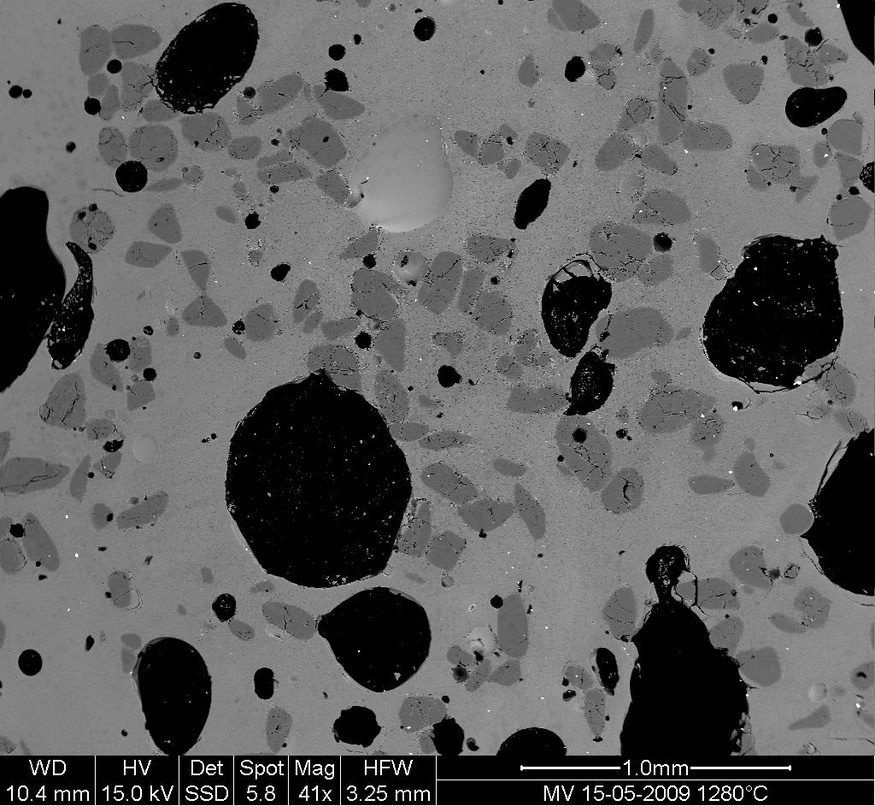
#> input picture interact/files/data/MV_HFV_012.jpg, 875 x 806 px, shrunk from 1024 x 943 before the run, found by its file name
$ jupyter execute answers_image_processing.ipynb
#> lines starting #> are read from the running program, lines starting #| are printed output that depends on the picture; after the words box and inside, x2 and y2 are one past the last pixel; in counts of white or black regions, pixels touching at a corner belong together
# Example of solution for the image processing exercise: unmolten grains in glass

<!---
# To fix parsing of Python block below.
:align: center
-->

## Open the image file

Open the image file `MV_HFV_012.jpg` and display it. Browse through the
keyword arguments in the docstring of `imshow` to display the image with the
"right" orientation (origin in the bottom left corner, and not the upper left
corner as for standard arrays).

[cell 1]
import numpy as np
import matplotlib.pyplot as plt
import scipy as sp

[cell 2]
dat = plt.imread('data/MV_HFV_012.jpg')
#> dat is the input picture: shape (806, 875); min 0, max 255, mean 95

## Crop the image

to remove the lower panel with measure information.

[cell 3]
dat = dat[:-60]
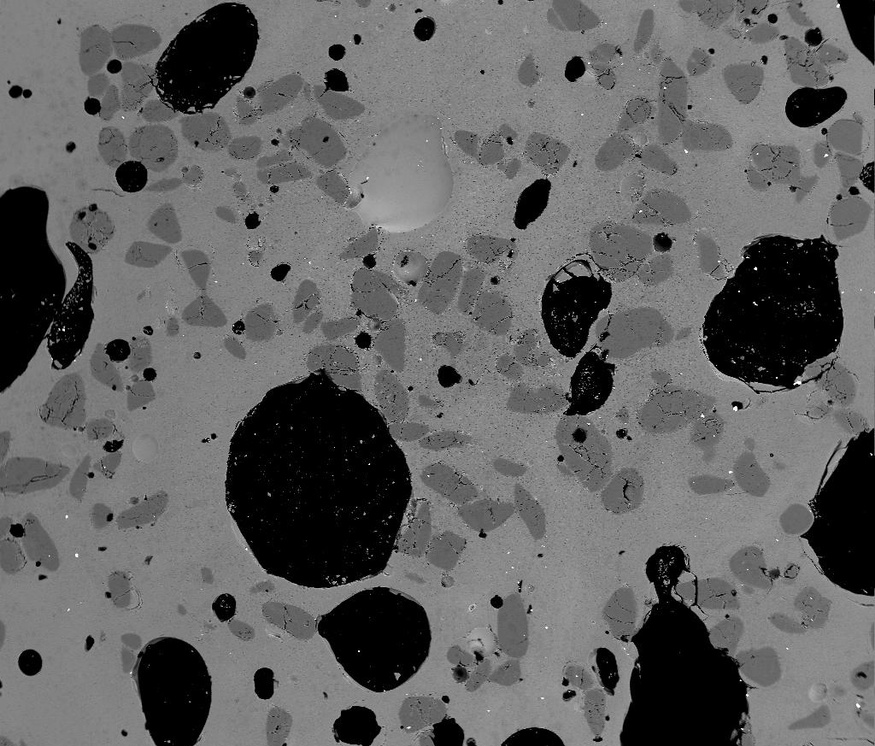
#> dat: shape (746, 875); min 0, max 255, mean 99

## Filter

Slightly filter the image with a median filter in order to refine its
histogram. Check how the histogram changes.

[cell 4]
filtdat = sp.ndimage.median_filter(dat, size=(7,7))
hi_dat = np.histogram(dat, bins=np.arange(256))
hi_filtdat = np.histogram(filtdat, bins=np.arange(256))

<!---
# To fix parsing below.
:align: center
-->

## Determine thresholds

Using the histogram of the filtered image, determine thresholds that allow to
define masks for sand pixels, glass pixels and bubble pixels. Other option
(homework): write a function that determines automatically the thresholds from
the minima of the histogram.

[cell 5]
void = filtdat <= 50
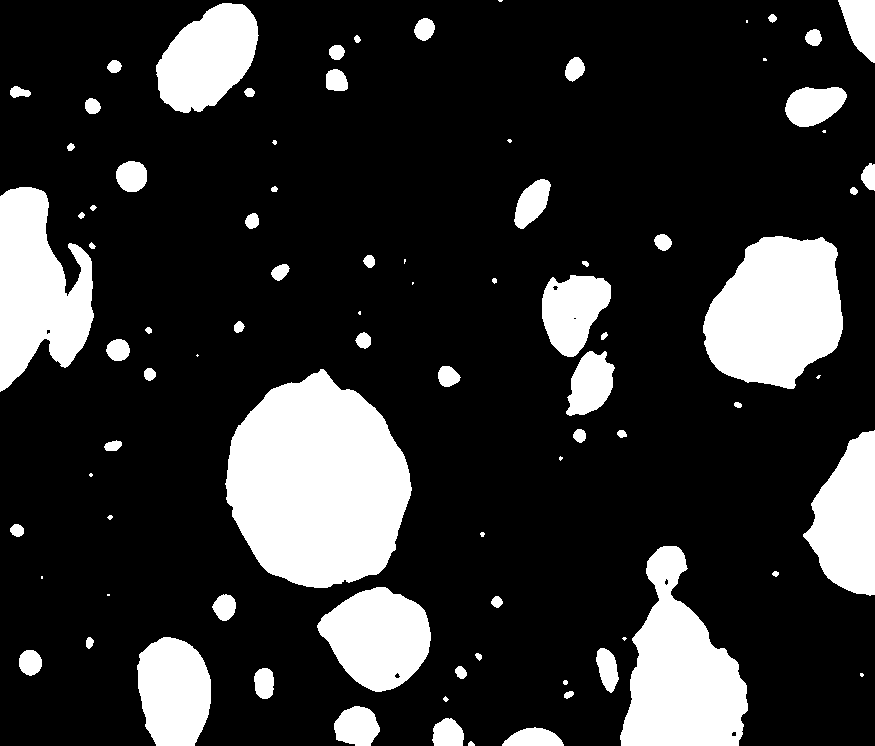
#> void: shape (746, 875) bool; 19.3% white; 85 white regions (18 under 20 px), largest, box (x1, y1, x2, y2) and area: (225, 369, 412, 588) 29915, (703, 236, 843, 389) 16028, (620, 546, 748, 746) 15190
sand = np.logical_and(filtdat > 50, filtdat <= 114)
#> sand: shape (746, 875) bool; 21.7% white; 532 white regions (372 under 20 px), largest, box (x1, y1, x2, y2) and area: (288, 227, 471, 451) 11141, (79, 24, 204, 193) 10033, (507, 379, 644, 514) 6054
glass = filtdat > 114
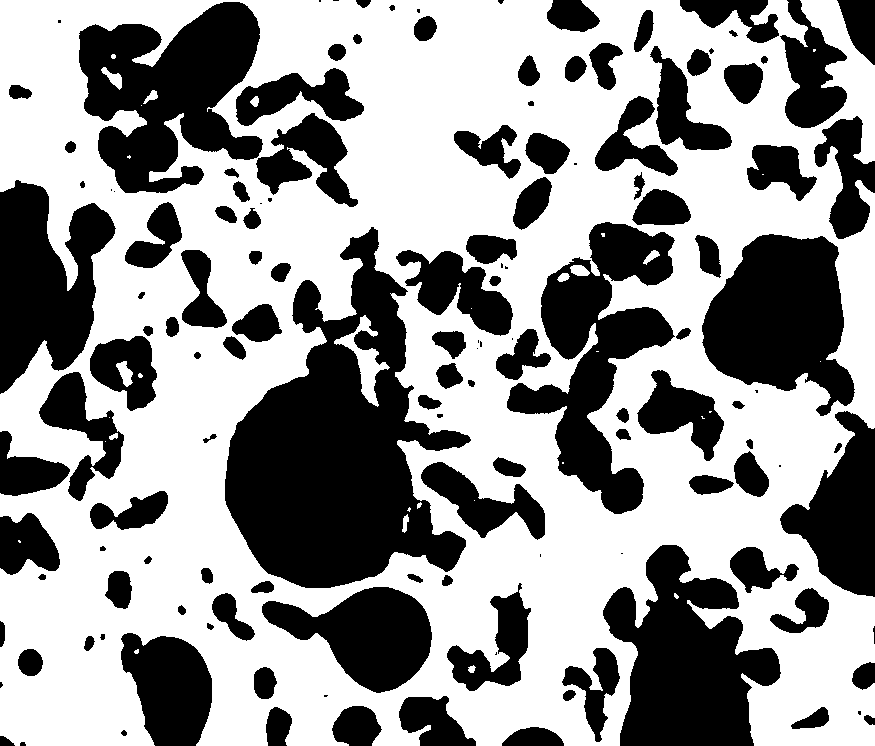
#> glass: shape (746, 875) bool; 58.9% white; 139 black regions (25 under 20 px), largest, box (x1, y1, x2, y2) and area: (225, 227, 471, 588) 44497, (79, 2, 263, 193) 21450, (603, 545, 781, 746) 21090

## Display

Display an image in which the three phases are colored with three different
colors.

[cell 6]
phases = void.astype(int) + 2*glass.astype(int) + 3*sand.astype(int)
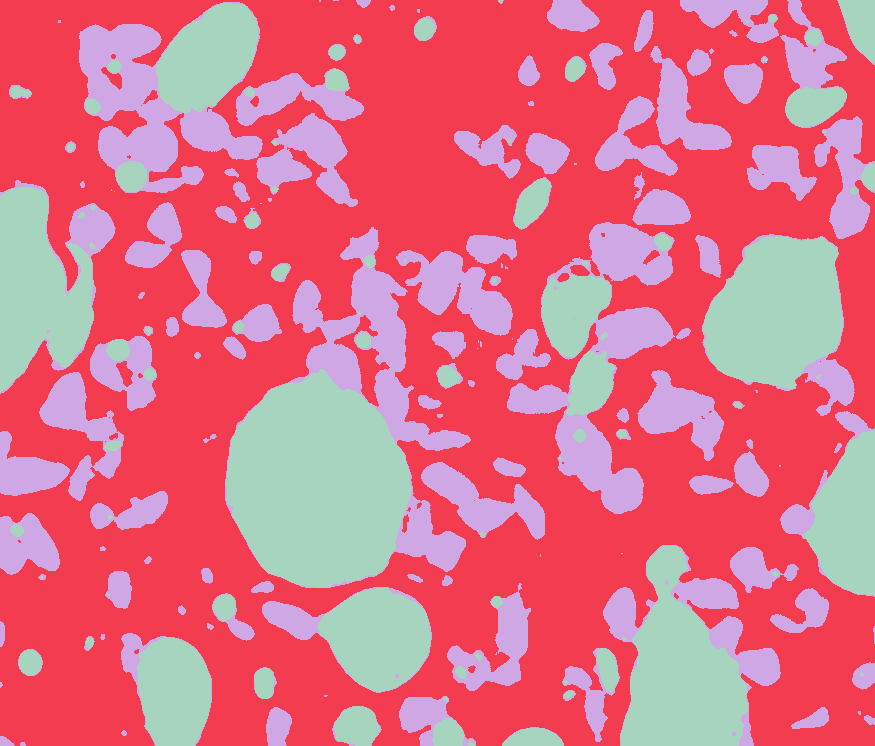
#> phases: shape (746, 875) int64; 3 distinct labels, from 1 to 3; one colour per label, 0 black

<!---
# Fix parsing.
:align: center
-->

## Clean

Use mathematical morphology to clean the different phases.

[cell 7]
sand_op = sp.ndimage.binary_opening(sand, iterations=2)
#> sand_op: shape (746, 875) bool; 20.6% white; 128 white regions (12 under 20 px), largest, box (x1, y1, x2, y2) and area: (79, 24, 180, 172) 9021, (351, 264, 471, 451) 6486, (396, 250, 513, 336) 4744

## Remove small grains

Attribute labels to all bubbles and sand grains, and remove from the sand mask
grains that are smaller than 10 pixels. To do so, use `sp.ndimage.sum` or
`np.bincount` to compute the grain sizes.

[cell 8]
sand_labels, sand_nb = sp.ndimage.label(sand_op)
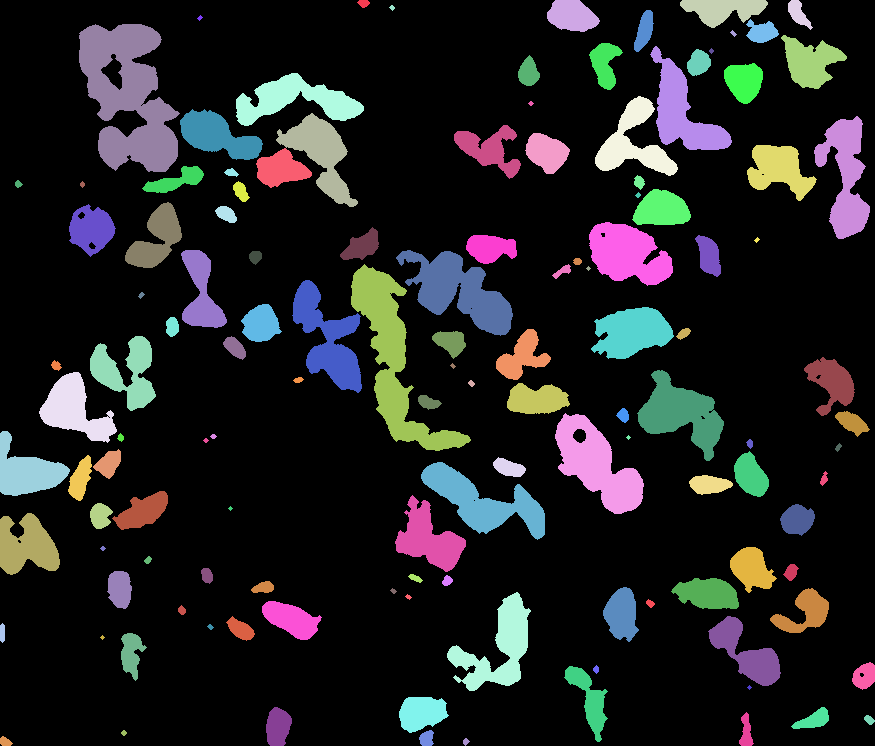
#> sand_labels: shape (746, 875) int32; 130 distinct labels, from 0 to 129; one colour per label, 0 black
#> sand_nb = 129
sand_areas = np.array(sp.ndimage.sum(sand_op, sand_labels, np.arange(sand_labels.max()+1)))
#> sand_areas = 130 values, max 9021 at index 9, min 0 at index 0, mean 1031.9
mask = sand_areas > 100
remove_small_sand = mask[sand_labels.ravel()].reshape(sand_labels.shape)
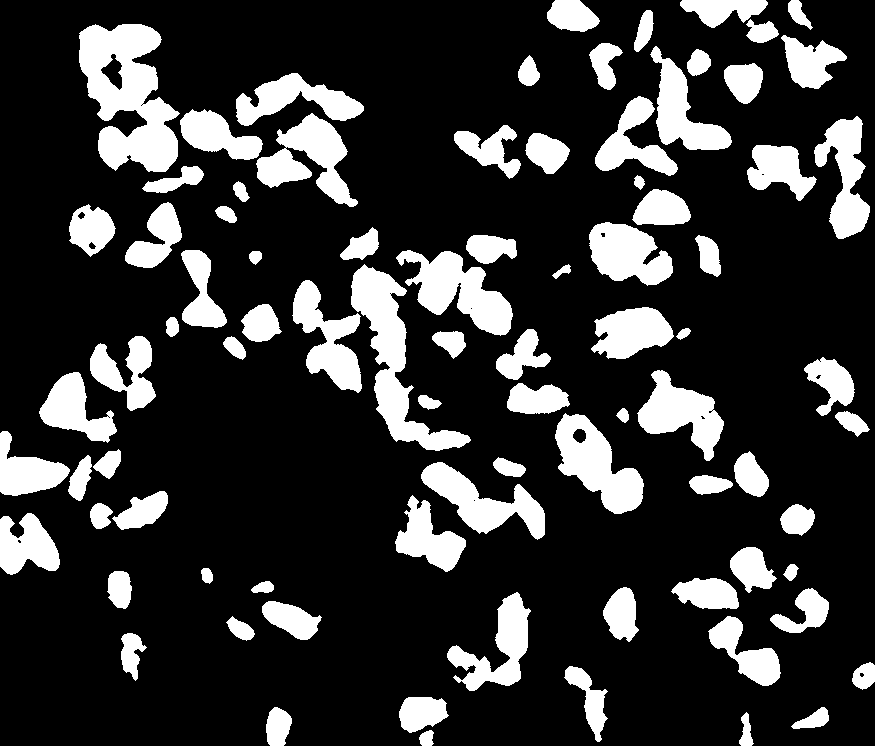
#> remove_small_sand: shape (746, 875) bool; 20.3% white; 85 white regions, largest, box (x1, y1, x2, y2) and area: (79, 24, 180, 172) 9021, (351, 264, 471, 451) 6486, (396, 250, 513, 336) 4744

<!---
# Parsing
:align: center
-->

## Bubble size

Compute the mean size of bubbles.

[cell 9]
bubbles_labels, bubbles_nb = sp.ndimage.label(void)
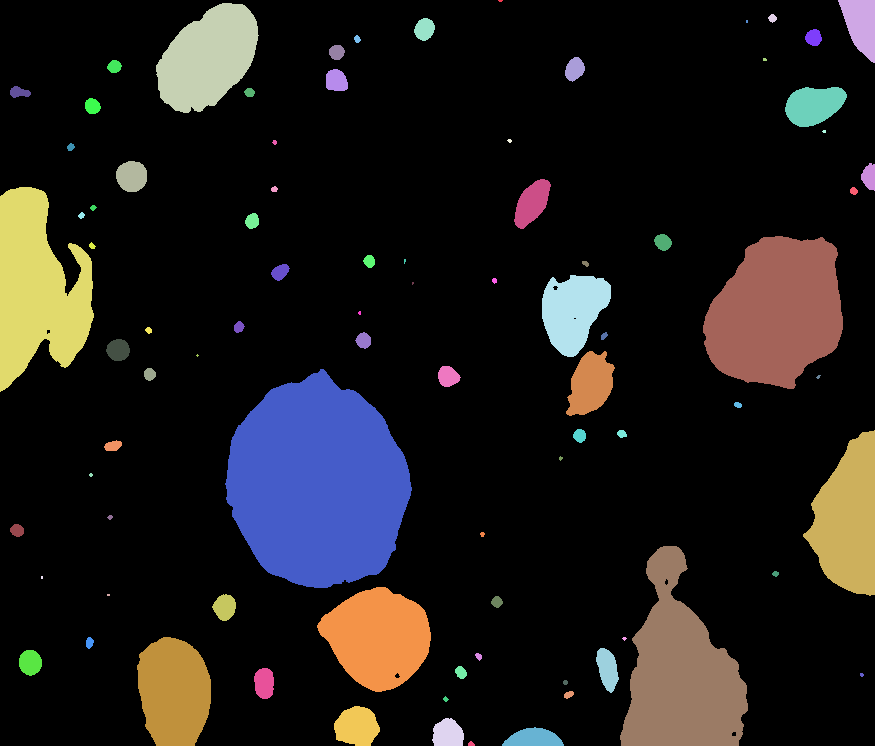
#> bubbles_labels: shape (746, 875) int32; 86 distinct labels, from 0 to 85; one colour per label, 0 black
#> bubbles_nb = 85
bubbles_areas = np.bincount(bubbles_labels.ravel())[1:]
#> bubbles_areas = 85 values, max 29915 at index 50, min 5 at index 39, mean 1485.8
mean_bubble_size = bubbles_areas.mean()
#> mean_bubble_size = 1485.8
median_bubble_size = np.median(bubbles_areas)
#> median_bubble_size = 101
mean_bubble_size, median_bubble_size
#> Out = (1485.8, 101)

$ run again, with interact/files/data/moonlanding.png saved as interact/files/data/MV_HFV_012.jpg
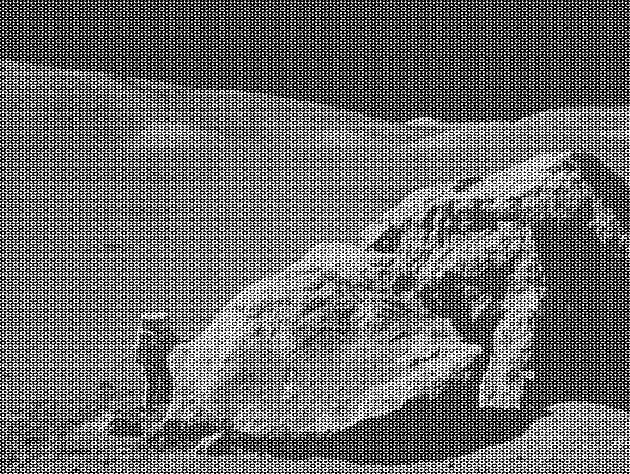
#> input picture interact/files/data/moonlanding.png, 630 x 474 px, found by its file name
#> dat is the input picture: shape (474, 630); min 0, max 255, mean 108.2
#> dat: shape (414, 630)
#> void: shape (414, 630) bool; 34.1% white; 890 white regions (848 under 20 px), largest, box (x1, y1, x2, y2) and area: (0, 0, 630, 122) 58817, (391, 196, 630, 414) 21903, (572, 153, 630, 227) 1656
#> sand: shape (414, 630) bool; 30.5% white; 2940 white regions (2777 under 20 px), largest, box (x1, y1, x2, y2) and area: (0, 58, 369, 414) 44937, (415, 137, 630, 317) 5778, (308, 258, 457, 334) 2099
#> glass: shape (414, 630) bool; 35.4% white; 1907 white regions (1781 under 20 px), largest, box (x1, y1, x2, y2) and area: (99, 106, 630, 414) 69858, (478, 283, 545, 408) 3871, (2, 320, 146, 384) 3515
#> phases: shape (414, 630) int64; 3 distinct labels, from 1 to 3
#> sand_op: shape (414, 630) bool; 12.3% white; 300 white regions (99 under 20 px), largest, box (x1, y1, x2, y2) and area: (0, 58, 171, 274) 13245, (36, 286, 86, 334) 835, (207, 113, 263, 142) 763
#> `sand_labels, sand_nb = sp.ndimage.label(sand_op)`:
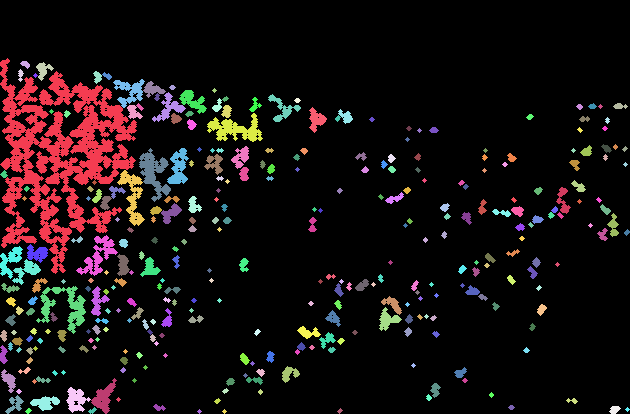
#> sand_labels: shape (414, 630) int32; 324 distinct labels, from 0 to 323; one colour per label, 0 black
#> sand_nb = 323
#> sand_areas = 324 values, max 11257 at index 1, min 0 at index 0, mean 98.84
#> remove_small_sand: shape (414, 630) bool; 8.7% white; 37 white regions, largest, box (x1, y1, x2, y2) and area: (0, 58, 171, 274) 13168, (36, 286, 86, 334) 835, (207, 113, 263, 142) 763
#> `bubbles_labels, bubbles_nb = sp.ndimage.label(void)`:
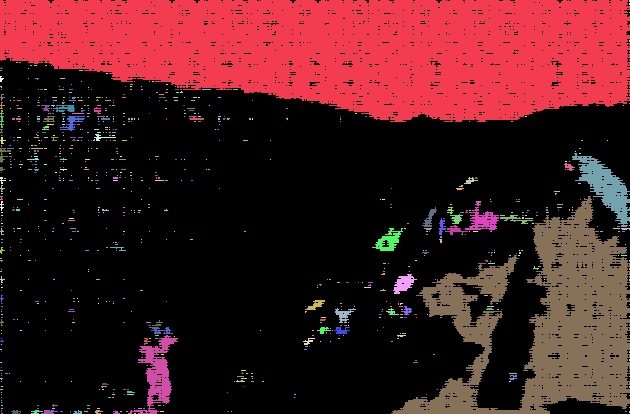
#> bubbles_labels: shape (414, 630) int32; 894 distinct labels, from 0 to 893; one colour per label, 0 black
#> bubbles_nb = 893
#> bubbles_areas = 893 values, max 58816 at index 0, min 1 at index 3, mean 99.59
#> mean_bubble_size = 99.59
#> median_bubble_size = 2
#> Out = (99.59, 2)
